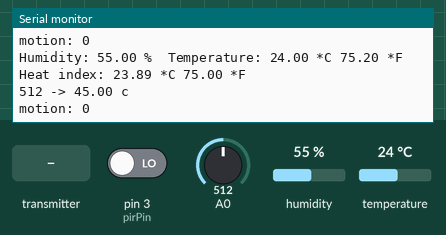
Bench run of a sketch on a simulated Arduino Uno, built with avr-gcc and run on an emulated ATmega328P. Parts: the last lines printed to the serial monitor. Inputs (shaded band) come from the test bench; at power-on: humidity 55 %, A0 = 512, pin 3 (pirPin) LOW, temperature 24 °C. No radio packets arrive unless stated.

Above: at 2.8 s.
2.9 s: the transmitter starts sending got_time = 0
At 3.8 s:
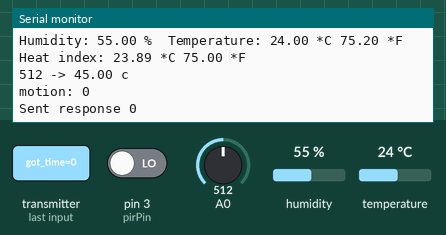
7.5 s: humidity set to 22 %
At 8.8 s:
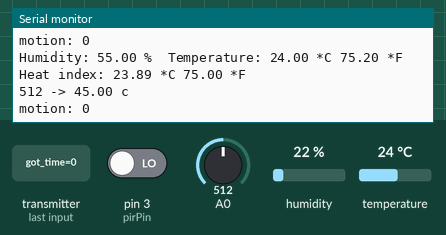
9.0 s: A0 set to 716
At 9.9 s:
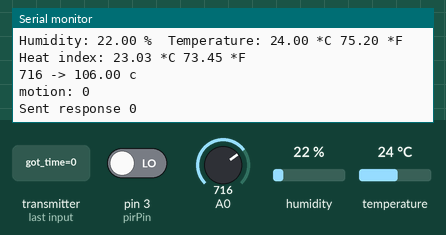
10.5 s: pin 3 (pirPin) driven HIGH
At 11.8 s:
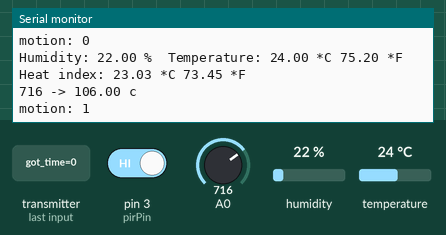
12.0 s: temperature set to 12 °C
At 12.9 s:
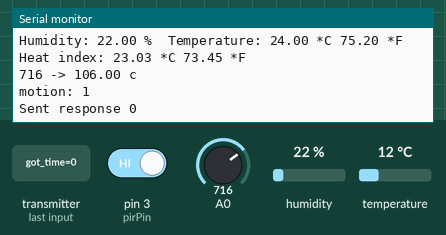
13.5 s: the transmitter starts sending got_time = 256
At 15.5 s:
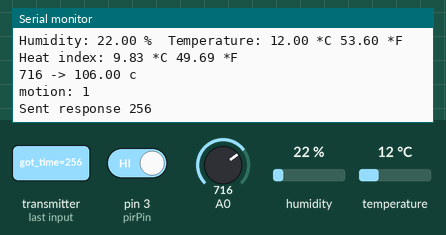
Timing chart, 0 to 16.0 s (numbered marks = the images above; inputs shaded):
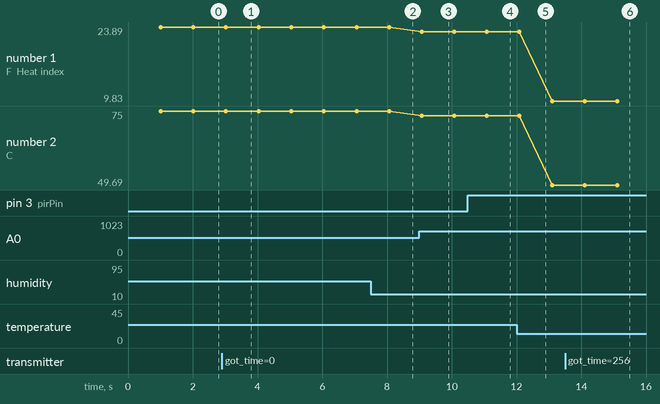

The sketch:

GettingStarted.ino
```cpp
/*
* Getting Started example sketch for nRF24L01+ radios
* This is a very basic example of how to send data from one node to another
* Updated: Dec 2014 by TMRh20
*/

#include <SPI.h>
#include "RF24.h"
#include "DHT.h"

/****************** User Config ***************************/
/***      Set this radio as radio number 0 or 1         ***/
bool radioNumber = 1;

/* Hardware configuration: Set up nRF24L01 radio on SPI bus plus pins 7 & 8 */
RF24 radio(7,8);
/**********************************************************/

byte addresses[][6] = {"1Node","2Node"};

// Used to control whether this node is sending or receiving
bool role = 0;


#define DHTPIN 9     // what digital pin we're connected to

// Uncomment whatever type you're using!
//#define DHTTYPE DHT11   // DHT 11
#define DHTTYPE DHT22   // DHT 22  (AM2302), AM2321
//#define DHTTYPE DHT21   // DHT 21 (AM2301)

// Connect pin 1 (on the left) of the sensor to +5V
// NOTE: If using a board with 3.3V logic like an Arduino Due connect pin 1
// to 3.3V instead of 5V!
// Connect pin 2 of the sensor to whatever your DHTPIN is
// Connect pin 4 (on the right) of the sensor to GROUND
// Connect a 10K resistor from pin 2 (data) to pin 1 (power) of the sensor

// Initialize DHT sensor.
// Note that older versions of this library took an optional third parameter to
// tweak the timings for faster processors.  This parameter is no longer needed
// as the current DHT reading algorithm adjusts itself to work on faster procs.
DHT dht(DHTPIN, DHTTYPE);

#define	pirPin	3
void setup() {

	  pinMode(pirPin, INPUT);
	  digitalWrite(pirPin, LOW);

	Serial.begin(115200);

	  dht.begin();

  Serial.println(F("RF24/examples/GettingStarted"));
  Serial.println(F("*** PRESS 'T' to begin transmitting to the other node"));

  radio.begin();

  // Set the PA Level low to prevent power supply related issues since this is a
 // getting_started sketch, and the likelihood of close proximity of the devices. RF24_PA_MAX is default.
  radio.setPALevel(RF24_PA_LOW);

  // Open a writing and reading pipe on each radio, with opposite addresses
  if(radioNumber){
    radio.openWritingPipe(addresses[1]);
    radio.openReadingPipe(1,addresses[0]);
  }else{
    radio.openWritingPipe(addresses[0]);
    radio.openReadingPipe(1,addresses[1]);
  }

  // Start the radio listening for data
  radio.startListening();
}

void	motionSense(){

	Serial.print("motion: ");
	Serial.print(digitalRead(pirPin));
	Serial.println("");
}

double Light (int RawADC0){
double Vout=RawADC0*0.0048828125;
//int lux=500/(10*((5-Vout)/Vout));//use this equation if the LDR is in the upper part of the divider
int lux=(2500/Vout-500)/11;
return lux;
}

void lightSense(){

	int	v=analogRead(0);
	Serial.print(v);
	Serial.print(" -> ");
	Serial.print(Light(1023-v));
	Serial.println(" c");
}

void dhtSample(){
	  // Wait a few seconds between measurements.
	  delay(1000);

	  // Reading temperature or humidity takes about 250 milliseconds!
	  // Sensor readings may also be up to 2 seconds 'old' (its a very slow sensor)
	  float h = dht.readHumidity();
	  // Read temperature as Celsius (the default)
	  float t = dht.readTemperature();
	  // Read temperature as Fahrenheit (isFahrenheit = true)
	  float f = dht.readTemperature(true);

	  // Check if any reads failed and exit early (to try again).
	  if (isnan(h) || isnan(t) || isnan(f)) {
	    Serial.println("Failed to read from DHT sensor!");
	    return;
	  }

	  // Compute heat index in Fahrenheit (the default)
	  float hif = dht.computeHeatIndex(f, h);
	  // Compute heat index in Celsius (isFahreheit = false)
	  float hic = dht.computeHeatIndex(t, h, false);

	  Serial.print("Humidity: ");
	  Serial.print(h);
	  Serial.print(" %\t");
	  Serial.print("Temperature: ");
	  Serial.print(t);
	  Serial.print(" *C ");
	  Serial.print(f);
	  Serial.print(" *F\t");
	  Serial.print("Heat index: ");
	  Serial.print(hic);
	  Serial.print(" *C ");
	  Serial.print(hif);
	  Serial.println(" *F");


	  lightSense();
	  motionSense();
}
void loop() {

	dhtSample();
	dhtSample();
	dhtSample();
//	lightSample();


/****************** Ping Out Role ***************************/
if (role == 1)  {

    radio.stopListening();                                    // First, stop listening so we can talk.


    Serial.println(F("Now sending"));

    unsigned long start_time = micros();                             // Take the time, and send it.  This will block until complete
     if (!radio.write( &start_time, sizeof(unsigned long) )){
       Serial.println(F("failed"));
     }

    radio.startListening();                                    // Now, continue listening

    unsigned long started_waiting_at = micros();               // Set up a timeout period, get the current microseconds
    boolean timeout = false;                                   // Set up a variable to indicate if a response was received or not

    while ( ! radio.available() ){                             // While nothing is received
      if (micros() - started_waiting_at > 200000 ){            // If waited longer than 200ms, indicate timeout and exit while loop
          timeout = true;
          break;
      }
    }

    if ( timeout ){                                             // Describe the results
        Serial.println(F("Failed, response timed out."));
    }else{
        unsigned long got_time;                                 // Grab the response, compare, and send to debugging spew
        radio.read( &got_time, sizeof(unsigned long) );
        unsigned long end_time = micros();

        // Spew it
        Serial.print(F("Sent "));
        Serial.print(start_time);
        Serial.print(F(", Got response "));
        Serial.print(got_time);
        Serial.print(F(", Round-trip delay "));
        Serial.print(end_time-start_time);
        Serial.println(F(" microseconds"));
    }

    // Try again 1s later
    delay(1000);
  }


/****************** Pong Back Role ***************************/

  if ( role == 0 )
  {
    unsigned long got_time;

    if( radio.available()){
                                                                    // Variable for the received timestamp
      while (radio.available()) {                                   // While there is data ready
        radio.read( &got_time, sizeof(unsigned long) );             // Get the payload
      }

      radio.stopListening();                                        // First, stop listening so we can talk
      radio.write( &got_time, sizeof(unsigned long) );              // Send the final one back.
      radio.startListening();                                       // Now, resume listening so we catch the next packets.
      Serial.print(F("Sent response "));
      Serial.println(got_time);
   }
 }


/****************** Change Roles via Serial Commands ***************************/

//  if ( Serial.available() )
//  {
//    char c = toupper(Serial.read());
//    if ( c == 'T' && role == 0 ){
//      Serial.println(F("*** CHANGING TO TRANSMIT ROLE -- PRESS 'R' TO SWITCH BACK"));
//      role = 1;                  // Become the primary transmitter (ping out)
//
//   }else
//    if ( c == 'R' && role == 1 ){
//      Serial.println(F("*** CHANGING TO RECEIVE ROLE -- PRESS 'T' TO SWITCH BACK"));
//       role = 0;                // Become the primary receiver (pong back)
//       radio.startListening();
//
//    }
//  }


} // Loop
```

Measured:
- after the input at 2.9 s, the serial monitor: prints a new line after 0.13 s (image 1)
- after the input at 9.0 s, the serial monitor: prints a new line after 0.08 s (image 3)
- after the input at 10.5 s, the serial monitor: prints a new line after 0.59 s (image 4)
- after the input at 13.5 s, the serial monitor: prints a new line after 1.6 s (image 6)
- plotted number 1: 23.03 → 9.83 after the input at 12.0 s
- plotted number 2: 73.45 → 49.69 after the input at 12.0 s
